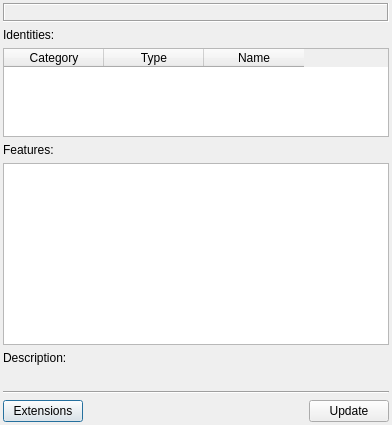
<?xml version="1.0" encoding="UTF-8"?>
<ui version="4.0">
 <class>DiscoInfoWindowClass</class>
 <widget class="QDialog" name="DiscoInfoWindowClass">
  <property name="geometry">
   <rect>
    <x>0</x>
    <y>0</y>
    <width>392</width>
    <height>425</height>
   </rect>
  </property>
  <layout class="QVBoxLayout">
   <property name="margin">
    <number>3</number>
   </property>
   <item>
    <widget class="QLabel" name="lblError">
     <property name="font">
      <font>
       <pointsize>10</pointsize>
       <weight>50</weight>
       <bold>false</bold>
       <underline>true</underline>
      </font>
     </property>
     <property name="frameShape">
      <enum>QFrame::Box</enum>
     </property>
     <property name="frameShadow">
      <enum>QFrame::Sunken</enum>
     </property>
     <property name="text">
      <string/>
     </property>
     <property name="alignment">
      <set>Qt::AlignCenter</set>
     </property>
     <property name="wordWrap">
      <bool>true</bool>
     </property>
    </widget>
   </item>
   <item>
    <widget class="QLabel" name="lblIdentity">
     <property name="text">
      <string>Identities:</string>
     </property>
     <property name="buddy">
      <cstring>twtIdentity</cstring>
     </property>
    </widget>
   </item>
   <item>
    <widget class="QTableWidget" name="twtIdentity">
     <property name="sizePolicy">
      <sizepolicy hsizetype="Preferred" vsizetype="Preferred">
       <horstretch>0</horstretch>
       <verstretch>0</verstretch>
      </sizepolicy>
     </property>
     <property name="maximumSize">
      <size>
       <width>16777215</width>
       <height>100</height>
      </size>
     </property>
     <property name="editTriggers">
      <set>QAbstractItemView::NoEditTriggers</set>
     </property>
     <property name="selectionMode">
      <enum>QAbstractItemView::NoSelection</enum>
     </property>
     <property name="selectionBehavior">
      <enum>QAbstractItemView::SelectRows</enum>
     </property>
     <attribute name="verticalHeaderVisible">
      <bool>false</bool>
     </attribute>
     <attribute name="verticalHeaderVisible">
      <bool>false</bool>
     </attribute>
     <column>
      <property name="text">
       <string>Category</string>
      </property>
     </column>
     <column>
      <property name="text">
       <string>Type</string>
      </property>
     </column>
     <column>
      <property name="text">
       <string>Name</string>
      </property>
     </column>
    </widget>
   </item>
   <item>
    <widget class="QLabel" name="lblFeatures">
     <property name="text">
      <string>Features:</string>
     </property>
     <property name="buddy">
      <cstring>lwtFearures</cstring>
     </property>
    </widget>
   </item>
   <item>
    <widget class="QListWidget" name="lwtFearures">
     <property name="sizePolicy">
      <sizepolicy hsizetype="Expanding" vsizetype="Expanding">
       <horstretch>0</horstretch>
       <verstretch>0</verstretch>
      </sizepolicy>
     </property>
     <property name="selectionMode">
      <enum>QAbstractItemView::SingleSelection</enum>
     </property>
     <property name="selectionBehavior">
      <enum>QAbstractItemView::SelectRows</enum>
     </property>
    </widget>
   </item>
   <item>
    <widget class="QLabel" name="lblDescription">
     <property name="text">
      <string>Description:</string>
     </property>
    </widget>
   </item>
   <item>
    <widget class="QLabel" name="lblFeatureDesc">
     <property name="textFormat">
      <enum>Qt::PlainText</enum>
     </property>
     <property name="alignment">
      <set>Qt::AlignLeading|Qt::AlignLeft|Qt::AlignTop</set>
     </property>
     <property name="wordWrap">
      <bool>true</bool>
     </property>
    </widget>
   </item>
   <item>
    <widget class="Line" name="line">
     <property name="orientation">
      <enum>Qt::Horizontal</enum>
     </property>
    </widget>
   </item>
   <item>
    <layout class="QHBoxLayout">
     <item>
      <widget class="QPushButton" name="pbtExtensions">
       <property name="text">
        <string>Extensions</string>
       </property>
      </widget>
     </item>
     <item>
      <spacer>
       <property name="orientation">
        <enum>Qt::Horizontal</enum>
       </property>
       <property name="sizeHint" stdset="0">
        <size>
         <width>91</width>
         <height>20</height>
        </size>
       </property>
      </spacer>
     </item>
     <item>
      <widget class="QPushButton" name="pbtUpdate">
       <property name="text">
        <string>Update</string>
       </property>
      </widget>
     </item>
    </layout>
   </item>
  </layout>
 </widget>
 <layoutdefault spacing="6" margin="11"/>
 <resources/>
 <connections/>
</ui>
